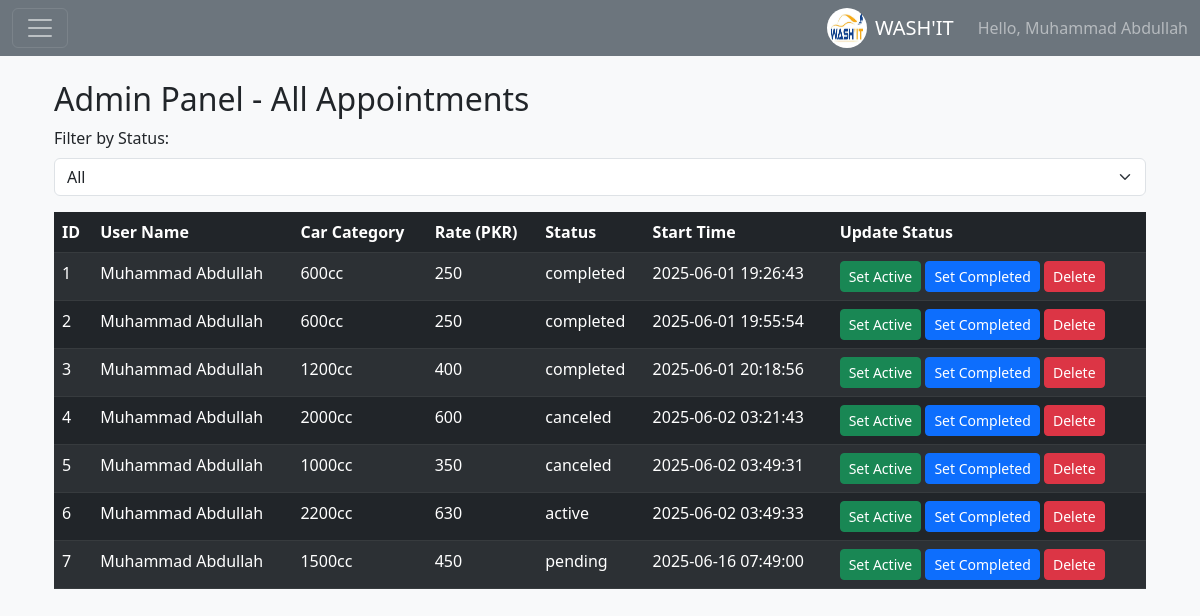
/admin (signed in), run on the app's committed database.
### tables this page shows
CREATE TABLE users (
    id INTEGER PRIMARY KEY AUTOINCREMENT,
    name TEXT NOT NULL,
    email TEXT NOT NULL UNIQUE,
    password TEXT NOT NULL,
    role TEXT DEFAULT 'user'
);

CREATE TABLE appointments (
    id INTEGER PRIMARY KEY AUTOINCREMENT,
    user_id INTEGER,
    category_id INTEGER,
    status TEXT,
    start_time TEXT,
    FOREIGN KEY(user_id) REFERENCES users(id),
    FOREIGN KEY(category_id) REFERENCES car_categories(id)
);

CREATE TABLE car_categories (
    id INTEGER PRIMARY KEY AUTOINCREMENT,
    name TEXT NOT NULL,
    rate INTEGER NOT NULL
);

### app.py (the view)
@app.route('/admin')
@login_required
def admin_panel():
    with get_db() as conn:
        all_appointments = conn.execute("""
    SELECT a.id, u.name AS user_name, c.name AS category_name, c.rate, a.status, a.start_time
    FROM appointments a
    JOIN users u ON a.user_id = u.id
    JOIN car_categories c ON a.category_id = c.id
        """).fetchall()
    return render_template('admin_panel.html', appointments=all_appointments)

### app.py (called while the page is built)
def get_db():
    conn = sqlite3.connect(DATABASE)
    conn.row_factory = sqlite3.Row
    return conn

def login_required(f):
    @wraps(f)
    def decorated_function(*args, **kwargs):
        if session.get('user_id') is None:
            flash('Please sign in to access this page.', 'warning')
            return redirect(url_for('signin'))
        return f(*args, **kwargs)
    return decorated_function

### templates/admin_panel.html (shortened to what this page needs)
{% extends 'base.html' %}
{% block content %}
<div class="container">
    <h2>Admin Panel - All Appointments</h2>
    <div class="mb-3">
        <label for="statusFilter" class="form-label">Filter by Status:</label>
        <select id="statusFilter" class="form-select">
            <option value="all">All</option>
        </select>
    </div>
    {% if appointments %}
    <table class="table table-dark table-striped" id="appointmentsTable">
        <thead>
            <tr>
                <th>ID</th>
                <th>User Name</th>
                <th>Car Category</th>
                <th>Rate (PKR)</th>
                <th>Status</th>
                <th>Start Time</th>
                <th>Update Status</th>
            </tr>
        </thead>
        <tbody>
            {% for appt in appointments %}
            <tr data-status="{{ appt['status'] }}">
                <td>{{ appt['id'] }}</td>
                <td>{{ appt['user_name'] }}</td>
                <td>{{ appt['category_name'] }}</td>
                <td>{{ appt['rate'] }}</td>
                <td>{{ appt['status'] }}</td>
                <td>{{ appt['start_time'] or 'N/A' }}</td>
                <td>
                    <a href="{{ url_for('update_status', appointment_id=appt['id'], status='active') }}" class="btn btn-sm btn-success">Set Active</a>
                    <a href="{{ url_for('update_status', appointment_id=appt['id'], status='completed') }}" class="btn btn-sm btn-primary">Set Completed</a>
                    <form action="{{ url_for('delete_appointment', appointment_id=appt['id']) }}" method="post" style="display:inline;">
                         <button type="submit" class="btn btn-sm btn-danger" onclick="return confirm('Are you sure you want to delete this appointment?');"> Delete
                         </button>
                    </form>
                </td>
            </tr>
            {% endfor %}
        </tbody>
    </table>
    {% else %}
    <p>No appointments found.</p>
    {% endif %}
</div>
{% endblock %}

### templates/base.html (shortened to what this page needs)
<!DOCTYPE html>
<html lang="en">
<head>
    <link href="https://cdn.jsdelivr.net/npm/bootstrap@5.3.0/dist/css/bootstrap.min.css" rel="stylesheet" />
    <link rel="stylesheet" href="{{ url_for('static', filename='css/style.css') }}" />
</head>
<body class="{{ body_class if body_class else 'bg-light' }}">
    {% if session.get('user_id') %}
    <nav class="navbar navbar-dark bg-secondary">
        <div class="container-fluid">
            <button class="navbar-toggler" type="button" onclick="toggleMenu()">
                <span class="navbar-toggler-icon"></span>
            </button>
            <div class="d-flex align-items-center">
                <img src="{{ url_for('static', filename='css/logo.jpeg') }}" class="rounded-circle me-2" width="40" height="40" alt="Logo" />
                <span class="navbar-brand mb-0 h1">WASH'IT</span>
                <span class="ms-2 text-white-50">Hello, {{ session['user_name'] }}</span>
            </div>
        </div>
    </nav>
    {% endif %}
    <main class="container my-4">
        {% set no_card_pages = ['signin', 'signup', 'guest'] %}
        {% block content %}{% endblock %}
    </main>
</body>
</html>

### static/css/style.css (style rules this page uses)
body { font-family: 'Segoe UI', sans-serif; margin: 0; padding: 0; min-height: 100vh; }

### data on the page
users: user_name "Muhammad Abdullah"
appointments: id "1", user_name "Muhammad Abdullah", category_name "600cc", rate "250", status "completed", start_time "2025-06-01 19:26:43"
appointments: id "2", user_name "Muhammad Abdullah", category_name "600cc", rate "250", status "completed", start_time "2025-06-01 19:55:54"
appointments: id "3", user_name "Muhammad Abdullah", category_name "1200cc", rate "400", status "completed", start_time "2025-06-01 20:18:56"
appointments: id "4", user_name "Muhammad Abdullah", category_name "2000cc", rate "600", status "canceled", start_time "2025-06-02 03:21:43"
appointments: id "5", user_name "Muhammad Abdullah", category_name "1000cc", rate "350", status "canceled", start_time "2025-06-02 03:49:31"
appointments: id "6", user_name "Muhammad Abdullah", category_name "2200cc", rate "630", status "active", start_time "2025-06-02 03:49:33"
appointments: id "7", user_name "Muhammad Abdullah", category_name "1500cc", rate "450", status "pending", start_time "2025-06-16 07:49:00"
